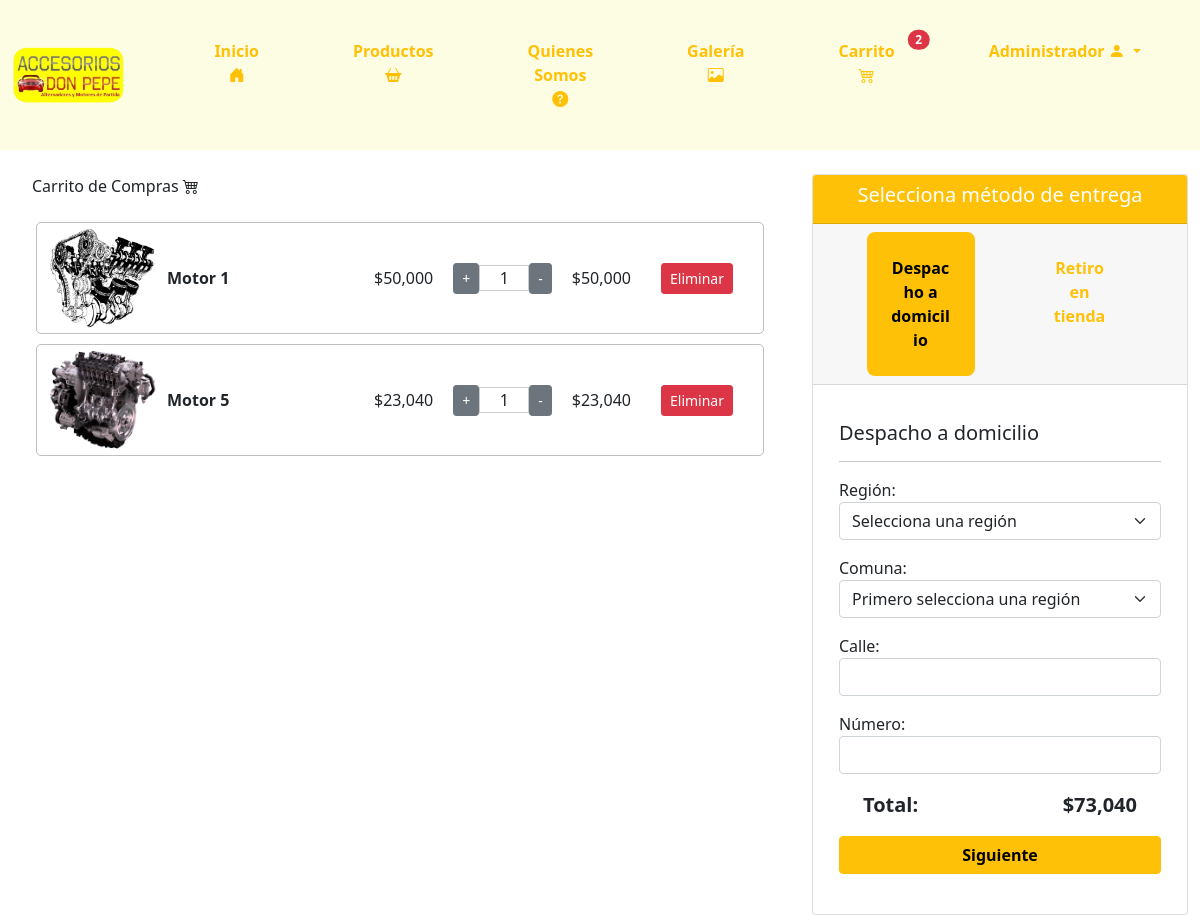
Before: /carrito/ (signed in) with the older database file.
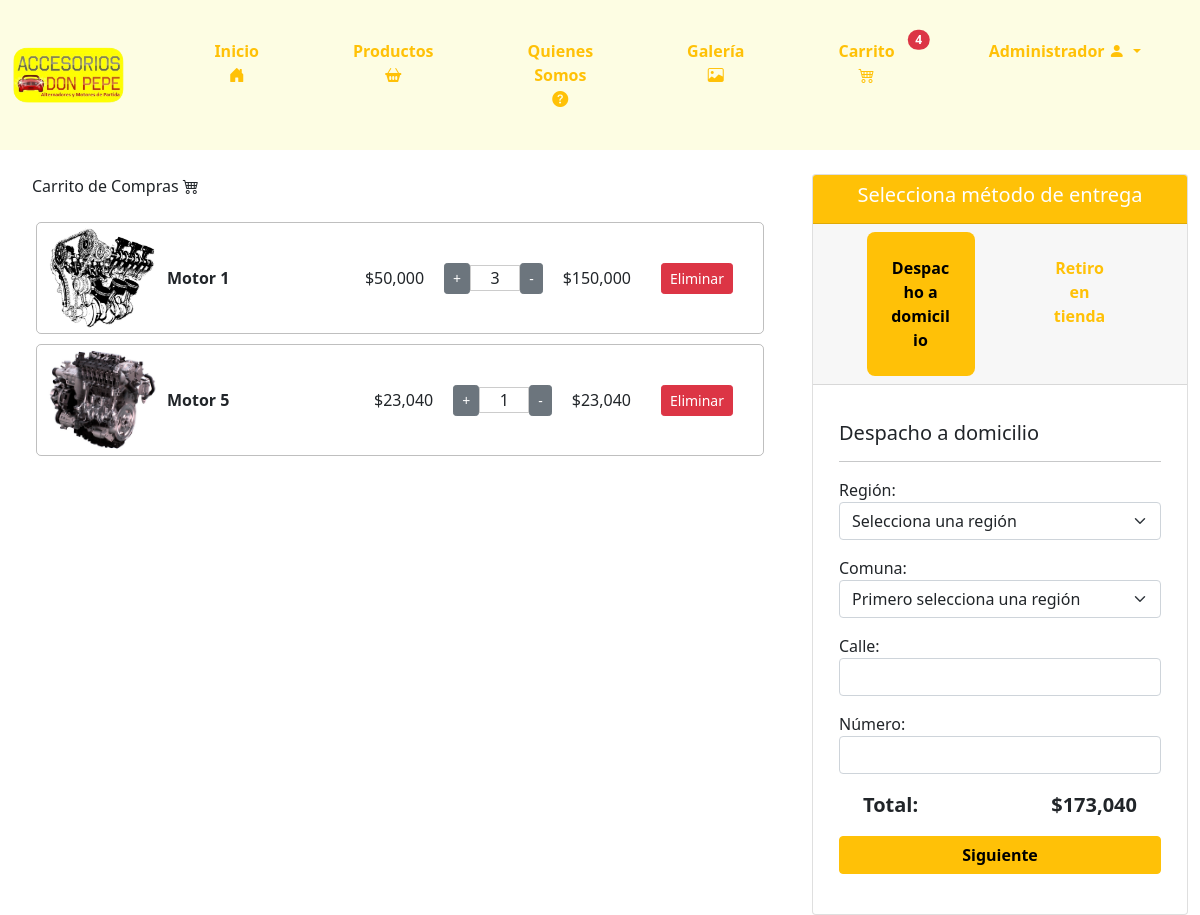
After: the same page with the newer database file.
### core/models.py (models this page shows, shortened)
class ItemCarrito(models.Model):
    usuario = models.ForeignKey(User, on_delete=models.CASCADE)
    producto = models.ForeignKey(Producto, on_delete=models.CASCADE)
    cantidad = models.IntegerField(default=1)

class Producto(models.Model):
    codProducto = models.IntegerField(primary_key=True)
    nombreP = models.CharField(max_length=100)
    stock = models.IntegerField()
    descipcion = models.CharField(max_length=500)
    foto = models.ImageField(upload_to="productos")  # Directorio de destino para las imágenes de los productos
    precio = models.IntegerField()
    categoria = models.ForeignKey(Categoria, on_delete=models.CASCADE)

### core/views.py (the view)
# urls.py: path('carrito/', carrito, name='carrito'),
@login_required
def carrito(request):
    carrito = ItemCarrito.objects.filter(usuario=request.user)
    total = sum(item.producto.precio * item.cantidad for item in carrito)
    carrito_count = sum(item.cantidad for item in carrito)
    regiones = Region.objects.all()
    region_id = request.GET.get('region')
    comunas = []
    if region_id:
        try:
            region_seleccionada = Region.objects.get(idRegion=region_id)  # Ajuste aquí
            comunas = Comuna.objects.filter(region=region_seleccionada)
        except Region.DoesNotExist:
            pass
    context = {
        'carrito': carrito,
        'total': total,
        'carrito_count': carrito_count,
        'regiones': regiones,
        'comunas': comunas,
        'region_id': region_id,  # Esto es para mantener la región seleccionada en el formulario
    }
    return render(request, 'core/carrito.html', context)

### core/templatetags/custom_filters.py (called while the page is built)
@register.filter
def format_clp(value):
    try:
        return "${:,.0f}".format(value)
    except (ValueError, TypeError):
        return value

@register.filter
def multiplicar(value, arg):
    try:
        return value * arg
    except (TypeError, ValueError):
        return 0

### core/templates/core/carrito.html (shortened to what the changed rows need)
{% load static %}
{% load custom_filters %}
<!DOCTYPE html>
<html lang="en">
<head>
    <link href="https://cdn.jsdelivr.net/npm/bootstrap@5.0.2/dist/css/bootstrap.min.css" rel="stylesheet"
>
    <link href="https://cdnjs.cloudflare.com/ajax/libs/font-awesome/6.0.0-beta3/css/all.min.css" rel="stylesheet">
    <link type="text/css" rel="stylesheet" href="{% static 'css/inicio.css' %}">
    <link href="https://cdn.jsdelivr.net/npm/bootstrap-icons/font/bootstrap-icons.css" rel="stylesheet">
</head>
<body>
    <nav class="navbar navbar-expand-lg navbar-light" style="background-color: #fdfde3;">
        <div class="container-fluid">
            <div class="collapse navbar-collapse justify-content-end" id="navbarNav">
                <ul class="navbar-nav">
                    <li class="nav-item">
                        <a class="btn btn-outline-warning py-4 px-4 mx-2 position-relative" data-bs-toggle="modal"
                            data-bs-target="#cartModal">
                            Carrito
                            <i class="bi bi-cart4"></i>
                            {% if carrito_count > 0 %}
                            <span
                                class="position-absolute top-0 start-100 translate-middle badge rounded-pill bg-danger"
                                style="margin-top: 25px;">
                                {{ carrito_count }}
                            </span>
                            {% endif %}
                        </a>
                    </li>
                </ul>
            </div>
        </div>
    </nav>
    <br>
    <div class="container-fluid">
        <div class="row">
            <div class="col-md-8">
                <div>
                    <br>
                    <div class="container">
                        {% for item in carrito %}
                        <div id="cart-item-{{ item.id }}" class="cart-item" data-id="{{ item.id }}"
                            data-price="{{ item.producto.precio }}"
                            style="display: flex; align-items: center; margin-bottom: 10px;  border: 1px solid rgba(0, 0, 0, 0.250); border-radius: 5px;">
                            <img src="{{ item.producto.foto.url }}"
                                style=" margin-left: 10px; max-width: 110px; height: 110px; object-fit: cover;">
                            <div style="margin-left: 10px; flex-grow: 1;">
                                <strong>{{ item.producto.nombreP }}</strong>
                            </div>
                            <div style="margin-left: 20px;">
                                <span>{{ item.producto.precio | format_clp }}</span>
                            </div>
                            <div
                                style="margin-left: 20px; display: flex; align-items: center; justify-content: center;">
                                <form action="{% url 'aumentar_cantidad' item.producto.codProducto %}" method="post"
                                    style="display: inline;">
                                    <button type="submit" class="btn btn-secondary btn-sm">+</button>
                                </form>
                                <p type="number" class="quantity" min="1"
                                    style="width: 50px; text-align: center; display: block; margin: 0 auto; border: 1px solid rgba(0, 0, 0, 0.200);"
                                    readonly>{{ item.cantidad }}</p>
                                <form action="{% url 'disminuir_cantidad' item.producto.codProducto %}" method="post"
                                    style="display: inline;">
                                    <button type="submit" class="btn btn-secondary btn-sm">-</button>
                                </form>
                            </div>
                            <div style="margin-left: 20px;">
                                <span class="total">{{item.producto.precio|multiplicar:item.cantidad|format_clp}}</span>
                            </div>
                            <div style="margin-inline: 30px;">
                                <a href="{% url 'eliminar_del_carrito' item.id %}"
                                    class="btn btn-danger btn-sm">Eliminar</a>
                            </div>
                        </div>
                        {% endfor %}
                    </div>
                </div>
            </div>
            <div class="col-md-4">
                <div class="card" style="text-align: center;">
                    <div class="card-body">
                        <form method="post" action="{% url 'crear_venta' %}">
                            <div id="despachoDomicilio" style="display: none; margin-top: 20px; text-align: left; margin-inline: 10px;">
                                <div class="container">
                                    <div class="row">
                                        <div class="col-md-6" style="text-align: right; font-size: 20px; font-weight: 700;">
                                            <p>{{ total | format_clp }}</p>
                                        </div>
                                    </div>
                                </div>
                            </div>
                        </form>
                    </div>
                    <br>
                </div>
            </div>
        </div>
    </div>
</body>
</html>

Changed rows visible on the page:
changed ItemCarrito "Motor 1": cantidad "1" → "3"; producto.precio|multiplicar "$50,000" → "$150,000"
Other visible differences:
{{ carrito_count }}: "2" → "4"
{{ total | format_clp }}: "$73,040" → "$173,040"
